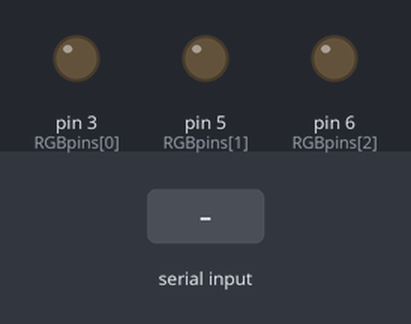
Bench run of a sketch on a simulated Arduino Uno, built with avr-gcc and run on an emulated ATmega328P. On the bench: output pins drawn as LEDs (lit = HIGH). Inputs (shaded band) come from the test bench.

Above: at 1.2 s.
1.3 s: "L0 255\n" received over Serial
At 2.5 s:
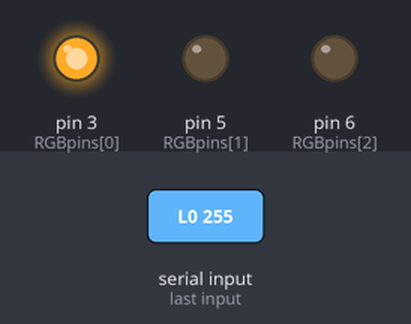
2.8 s: "L0 0\n" received over Serial
At 3.8 s:
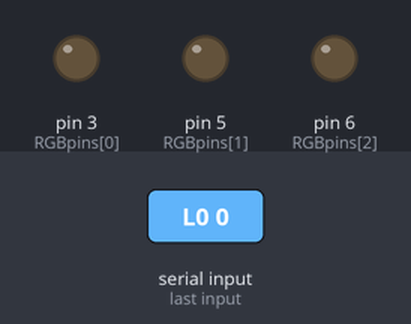
Timing chart, 0 to 5.8 s (numbered marks = the images above; inputs shaded):
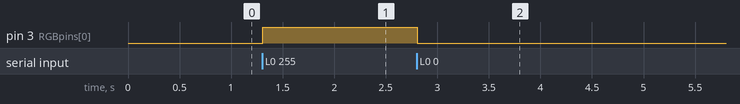

The sketch:

sketch_4i.ino
```cpp
/*
	Pilotare un LED RGB con la comunicazione seriale.
	I comandi da inviare sono del tipo: "L0 255" per accendere il primo led, "L0 0" per spegnerlo
*/

const int RGBpins[3] = { 3, 5, 6 };

void setup ()
{
	Serial.begin(9600);		// inizializza a velocità 9600
	for(int i=0; i<3; i++)
	{
		pinMode(RGBpins[i], OUTPUT);	// impostiamo come out
	}
}

void loop ()
{
	if (Serial.read() == 'L')
	{
		int i = Serial.parseInt();
		int value = Serial.parseInt();
		analogWrite(RGBpins[i], value);
	}
}
```

Measured:
- after the input at 1.3 s, pin 3 (RGBpins[0]): LOW → HIGH at once
- after the input at 2.8 s, pin 3 (RGBpins[0]): HIGH → LOW at once
